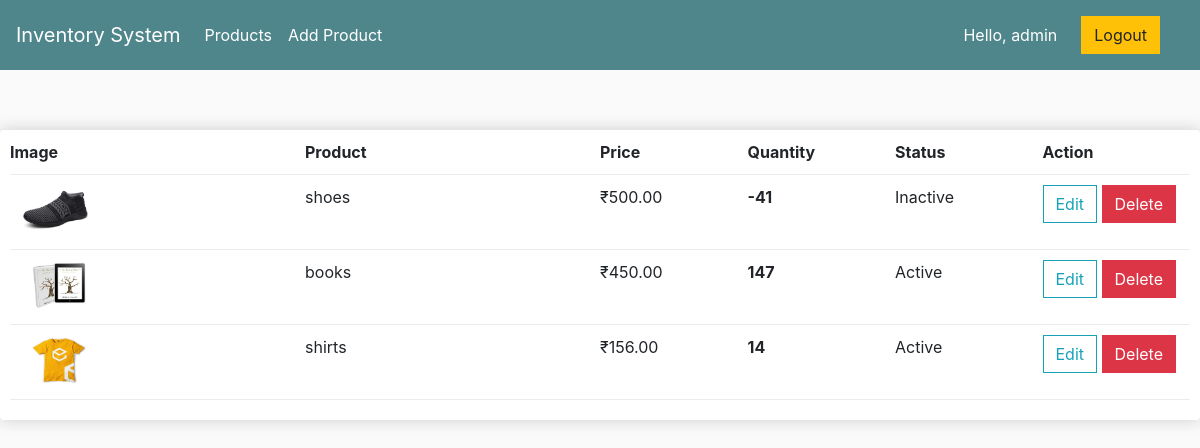
Before: /product/productList/ (signed in) with the older database file.
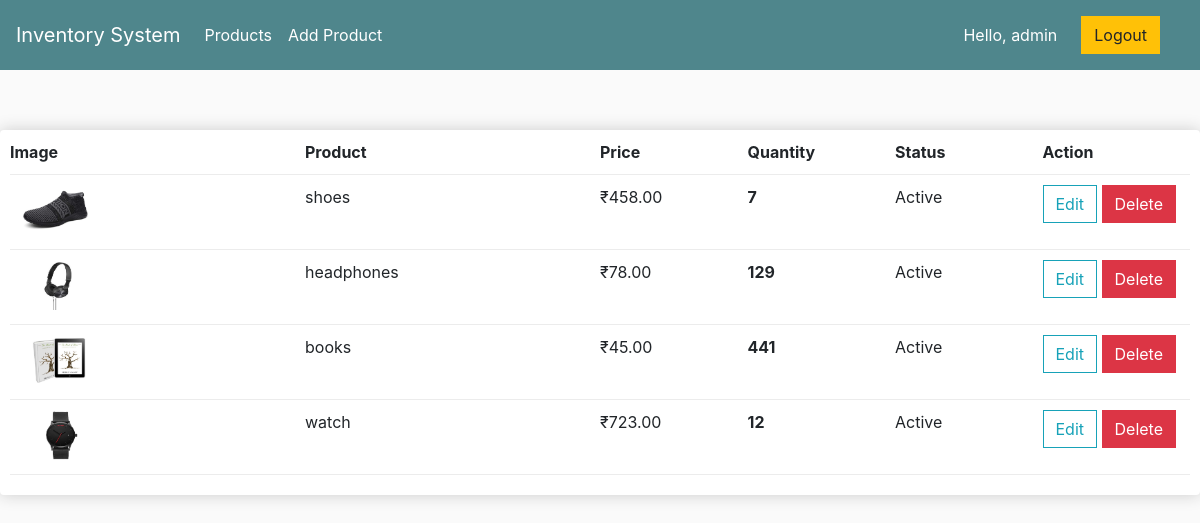
After: the same page with the newer database file.
### account/models.py (models this page shows, shortened)
class CustomUser(AbstractBaseUser):
    email = models.EmailField(max_length=100, verbose_name='email', unique=True)
    name = models.CharField(max_length=100)
    date_joined = models.DateTimeField(verbose_name='date joined', auto_now_add=True)
    last_login = models.DateTimeField(verbose_name='last login', auto_now=True)
    is_admin = models.BooleanField(default=False)
    is_active = models.BooleanField(default=True)
    is_staff = models.BooleanField(default=False)
    is_superuser = models.BooleanField(default=False)
    objects = CustomUserManager()
    USERNAME_FIELD = 'email'
    REQUIRED_FIELDS = ['name']
    def __str__(self):
        return self.email

### product/models.py (models this page shows, shortened)
class ProductInformation(models.Model):
    product_name = models.CharField(max_length=100)
    price = models.FloatField(default=0)
    quantity = models.IntegerField(default=0)
    status = models.BooleanField(default=True)
    product_image = models.ImageField(null=True, blank=True)
    @property
    def imageURL(self):
        try:
            url = self.product_image.url
        except:
            url = ''
        return url
    @property
    def get_remaining(self):
        productquants = self.cartitem_set.all()
        remaining = sum([item.remaining_quantity_in_inventory for item in productquants])
        return remaining

class CartItem(models.Model):
    product = models.ForeignKey(ProductInformation, on_delete=models.SET_NULL, null=True)
    cart = models.ForeignKey(Cart, on_delete=models.SET_NULL, null=True)
    quantity = models.IntegerField(default=0, null=True, blank=True)
    date_added = models.DateTimeField(auto_now_add=True)
    @property
    def remaining_quantity_in_inventory(self):
        remaining_quantity = self.product.quantity - self.quantity
        return remaining_quantity

### product/views.py (the view)
# urls.py: path('productList/', views.ProductListView.as_view(), name="productList"),
class ProductListView(LoginRequiredMixin, ListView):
    model = ProductInformation
    template_name = 'product/product_list.html'
    def get(self, request, *args, **kwargs):
        context = {}
        quantities = ProductInformation.objects.all()
        context['object_list'] = quantities
        customer = request.user
        cart, created = Cart.objects.get_or_create(customer=customer)
        cartItems = cart.get_cart_items
        context['cartItems'] = cartItems
        return render(request, self.template_name, context=context)

### product/models.py (called while the page is built)
    @property
    def get_cart_items(self):
        cartitems = self.cartitem_set.all()
        total = sum([item.quantity for item in cartitems])
        return total

### product/templates/product/product_list.html (shortened to what this page needs)
{% extends 'base.html' %}
{% load static %}
	{% block content %}
		{% if user.is_superuser %}
			<div class="row">
				<div class="col-lg-12">
				<br>
				<div class="box-element">
					<div class="cart-row">
						<div style="flex:2"><strong>Image</strong></div>
						<div style="flex:2"><strong>Product</strong></div>
						<div style="flex:1"><strong>Price</strong></div>
						<div style="flex:1"><strong>Quantity</strong></div>
						<div style="flex:1"><strong>Status</strong></div>
						<div style="flex:1"><strong>Action</strong></div>
					</div>
					{% for item in object_list %}
					<div class="cart-row">
						<div style="flex:2"><img class="row-image" src="{{item.imageURL}}" width="50" height="50"
							onerror="this.src='{% static '/images/noimage.jpg' %}'"></div>
						<div style="flex:2"><p>{{item.product_name}}</p></div>
						<div style="flex:1"><p>₹{{item.price|floatformat:2}}</p></div>
						<div style="flex:1">
							<p class="quantity">{{item.get_remaining}}</p>
						</div>
						<div style="flex:1"><p>
							{% if item.status == True and item.get_remaining > 0 %}
								Active
							{% else %}
								Inactive
							{% endif %}
						</p></div>
						<div style="flex:1">
							<p>
								<a href="{% url 'product:update' pk=item.pk %}">
										<button class="btn btn-outline-info">
											Edit
										</button>
									</a>
									<a href="{% url 'product:delete' pk=item.pk %}">
										<button class="btn btn-danger">
											Delete
										</button>
									</a>
							</p>
						</div>
				</div>
				{% endfor %}
			</div>
		</div>
	</div>
		{% endif %}
{% endblock %}

### templates/base.html (shortened to what this page needs)
<!doctype html>
{% load static %}
<html lang="en">
  <head>
    <link rel="stylesheet" href="https://stackpath.bootstrapcdn.com/bootstrap/4.3.1/css/bootstrap.min.css"
>
    <link href="{% static '/css/navbar-top-fixed.css' %}" rel="stylesheet">
    <link rel="stylesheet" type="text/css" href="{% static '/css/util.css' %}">
	<link rel="stylesheet" type="text/css" href="{% static '/css/main.css' %}">
  </head>
  <body>
    <nav class="navbar navbar-expand-md navbar-dark fixed-top bg-dark">
      <a class="navbar-brand" href="#">Inventory System</a>
        {% if request.user.is_authenticated and user.is_superuser %}
        <div class="collapse navbar-collapse" id="navbarCollapse">
          <ul class="navbar-nav mr-auto">
            <li class="nav-item active">
              <a class="nav-link" href="{% url 'product:productList' %}">Products <span class="sr-only">(current)</span></a>
            </li>
            <li class="nav-item active">
              <a class="nav-link" href="{% url 'product:create' %}">Add Product</a>
            </li>
        </ul>
          <ul class="navbar-nav my-2 my-md-0 mr-md-3">
              <li>
                <p class="m-auto" style="color:white;">Hello, {{request.user.name}}</p>
              </li>
          </ul>
          <ul class="navbar-nav my-2 my-md-0 mr-md-3">
            <li class="nav-item active">
              <a class="nav-link" href="{% url 'account:logout' %}">
                  <button class="btn btn-warning my-2 my-sm-0" type="submit">Logout</button>
              </a>
            </li>
        </ul>
        {% endif %}
    </nav><br/>
    {% block content %}
    {% endblock %}
  </body>
</html>

### static/css/navbar-top-fixed.css (style rules this page uses)
body { min-height: 75rem; padding-top: 4.5rem; }

### static/css/main.css (style rules this page uses)
body { background-color: hsl(0, 0%, 98%); }
.box-element { box-shadow:hsl(0, 0%, 80%) 0 0 16px; background-color: #fff; border-radius: 4px; padding: 10px; }
.bg-dark { background-color: #4f868c!important; }
.col-lg-4, .col-lg-6, .col-lg-8, .col-lg-12 { margin-top: 10px; }
.btn { border-radius: 0; }
.row-image { width: 100px; }
.cart-row { display: flex; align-items: flex-stretch; padding-bottom: 10px; margin-bottom: 10px; border-bottom: 1px solid #ececec; }
.quantity { display: inline-block; font-weight: 700; padding-right:10px; }

Changed rows visible on the page:
removed ProductInformation: imageURL (picture), product_name "shirts", price "156.00", get_remaining "14", status "Active"
changed ProductInformation "shoes": price "500.00" → "458.00"; get_remaining "-41" → "7"; quantity "Inactive" → "Active"
added ProductInformation: imageURL (picture), product_name "headphones", price "78.00", get_remaining "129", status "Active"
changed ProductInformation "books": price "450.00" → "45.00"; get_remaining "147" → "441"
added ProductInformation: imageURL (picture), product_name "watch", price "723.00", get_remaining "12", status "Active"
